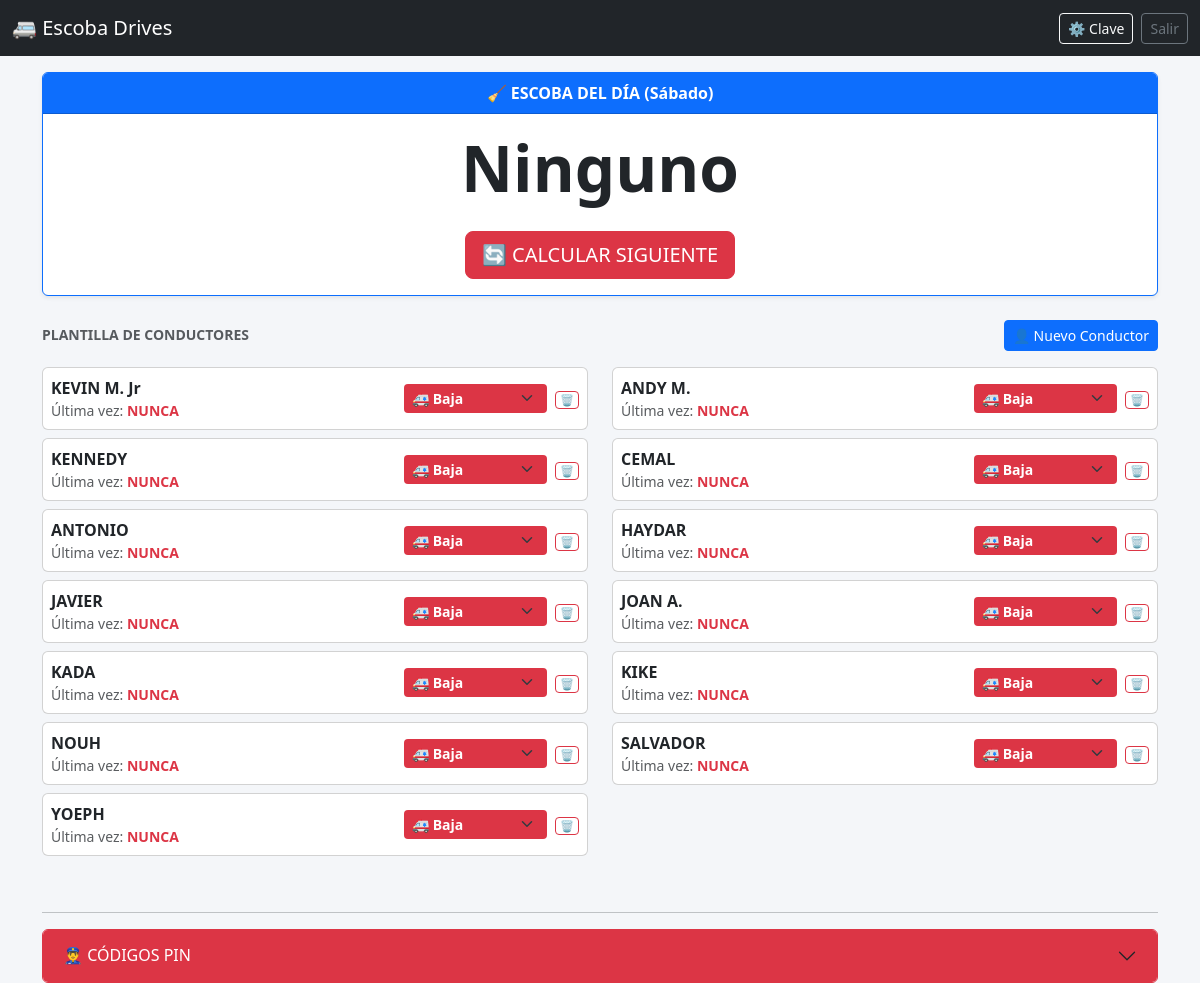
The page /dashboard (signed in) on the database its author committed.
### app.py (models this page shows)
class GlobalSettings(db.Model):
    id = db.Column(db.Integer, primary_key=True)
    current_escoba_name = db.Column(db.String(100), default='Ninguno')
    current_escoba2_name = db.Column(db.String(100), default=None)
    last_rotation_date = db.Column(db.DateTime, default=datetime.now)

class User(UserMixin, db.Model):
    id = db.Column(db.Integer, primary_key=True)
    name = db.Column(db.String(100), unique=True, nullable=False)
    email = db.Column(db.String(100), unique=True, nullable=True)
    password_hash = db.Column(db.String(200), nullable=True)
    role = db.Column(db.String(20), default='Conductor')
    fixed_days_off = db.Column(db.String(100), default='')
    current_status = db.Column(db.String(50), default='Baja Laboral')
    last_escoba_date = db.Column(db.DateTime, nullable=True)
    is_registered = db.Column(db.Boolean, default=False)
    signup_pin = db.Column(db.String(10), nullable=True)

### app.py (the view)
@app.route('/dashboard')
@login_required
def dashboard():
    settings = GlobalSettings.query.first()
    drivers = User.query.filter_by(role='Conductor').all()
    drivers.sort(key=lambda x: x.current_status != 'Activo')
    dias_map = {0: 'Lunes', 1: 'Martes', 2: 'Miércoles', 3: 'Jueves', 4: 'Viernes', 5: 'Sábado', 6: 'Domingo'}
    return render_template('dashboard.html', user=current_user, drivers=drivers,
                           escoba1=settings.current_escoba_name, escoba2=settings.current_escoba2_name,
                           hoy_dia=dias_map[datetime.now().weekday()])

### app.py (called while the page is built)
@app.context_processor
def inject_global_vars():
    SUPERVISORES_CONTACTO = [
        {'nombre': 'ANA',   'telefono': '34657042721'},
        {'nombre': 'RAMON', 'telefono': '34617468557'},
        {'nombre': 'JIMMY', 'telefono': '34665036569'}
    ]
    return dict(VERSION=VERSION_APP, SUPERVISORES_CONTACTO=SUPERVISORES_CONTACTO)

@login_manager.user_loader
def load_user(user_id): return User.query.get(int(user_id))

### templates/dashboard.html (shortened to what this page needs)
{% extends 'base.html' %}
{% block content %}
<div class='card text-center mb-4 shadow-sm border-primary'>
    <div class='card-header bg-primary text-white fw-bold'>🧹 ESCOBA DEL DÍA ({{ hoy_dia }})</div>
    <div class='card-body'>
        <h1 class='display-3 fw-bold text-dark'>{{ escoba1 }}</h1>
        {% if user.role == 'Supervisor' %}
            <div class='mt-4 d-flex justify-content-center gap-2'>
                <form action='/admin/next_turn' method='POST'><button type='submit' class='btn btn-danger btn-lg' onclick="return confirm('¿Rotar turno?')">🔄 CALCULAR SIGUIENTE</button></form>
            </div>
        {% endif %}
    </div>
</div>
{% if user.role == 'Supervisor' %}
<div class='d-flex justify-content-between align-items-center mb-3'>
    <h6 class='text-muted text-uppercase small fw-bold mb-0'>Plantilla de Conductores</h6>
    <button class='btn btn-sm btn-primary' data-bs-toggle='modal' data-bs-target='#modalAddDriver'>👤 Nuevo Conductor</button>
</div>
{% else %}<h6 class='text-muted text-uppercase small fw-bold mb-3'>Cola de Rotación (Antigüedad)</h6>{% endif %}
<div class='row'>
    {% for d in drivers %}
    <div class='col-12 col-md-6 mb-2'>
        <div class='card h-100 {% if d.name == escoba1 or d.name == escoba2 %}border-success bg-light{% endif %}'>
            <div class='card-body p-2 d-flex justify-content-between align-items-center'>
                <div>
                    <div class='fw-bold'>{{ d.name }}</div>
                    <div class='small text-muted'>Última vez: {% if d.last_escoba_date %}<span class='text-dark fw-bold'>{{ d.last_escoba_date.strftime('%d/%m') }}</span>{% else %}<span class='text-danger fw-bold'>NUNCA</span>{% endif %}</div>
                </div>
                <div class='text-end d-flex align-items-center gap-2'>
                    {% if user.role == 'Supervisor' %}
                        <form action='/admin/force_status_change/{{ d.id }}' method='POST'>
                            <select name='status' class='form-select form-select-sm fw-bold border-0 {% if d.current_status == 'Activo' %}bg-success text-white{% elif d.current_status == 'Baja Laboral' %}bg-danger text-white{% else %}bg-warning text-dark{% endif %}' onchange='this.form.submit()' style='width: auto; cursor: pointer;'>
                                <option value='Baja Laboral' {% if d.current_status == 'Baja Laboral' %}selected{% endif %}>🚑 Baja</option>
                            </select>
                        </form>
                    {% else %}
                        <span class='badge {% if d.current_status == 'Activo' %}bg-success{% else %}bg-secondary{% endif %}'>{{ d.current_status }}</span>
                    {% endif %}
                    {% if user.role == 'Supervisor' %}
                    <form action='/admin/delete_driver/{{ d.id }}' method='POST'>
                        <button type='submit' class='btn btn-outline-danger btn-sm py-0 px-1' style='font-size: 0.7rem;' onclick="return confirm('¿Eliminar a {{ d.name }}?')">🗑️</button>
                    </form>
                    {% endif %}
                </div>
            </div>
        </div>
    </div>
    {% endfor %}
</div>
{% if user.role == 'Supervisor' %}
<hr class='mt-5'><div class='accordion' id='accordionPin'><div class='accordion-item border-danger'><h2 class='accordion-header'><button class='accordion-button collapsed bg-danger text-white' type='button' data-bs-toggle='collapse' data-bs-target='#collapsePin'>👮‍♂️ CÓDIGOS PIN</button></h2></div></div>{% endif %}
{% endblock %}

### templates/base.html (shortened to what this page needs)
<!DOCTYPE html><html lang="es"><head><link href="https://cdn.jsdelivr.net/npm/bootstrap@5.3.0/dist/css/bootstrap.min.css" rel="stylesheet"></head><body><nav class="navbar navbar-dark bg-dark mb-3"><div class="container-fluid"><a class="navbar-brand" href="/">🚐 Escoba Drives</a>{% if current_user.is_authenticated %}<div class="d-flex align-items-center"><button class="btn btn-sm btn-outline-light me-2" data-bs-toggle="modal" data-bs-target="#modalProfile">⚙️ Clave</button><a href="/logout" class="btn btn-sm btn-outline-secondary">Salir</a></div>{% endif %}</div></nav><div class="container">{% block content %}{% endblock %}</div></body></html>

### templates/base.html (style rules this page uses)
body { background-color: #f4f6f9; }

### rows shown on the page
GlobalSettings: current_escoba_name "Ninguno"
User: name "KEVIN M. Jr", shows "NUNCA", status "🚑 Baja"
User: name "ANDY M.", shows "NUNCA", status "🚑 Baja"
User: name "KENNEDY", shows "NUNCA", status "🚑 Baja"
User: name "CEMAL", shows "NUNCA", status "🚑 Baja"
User: name "ANTONIO", shows "NUNCA", status "🚑 Baja"
User: name "HAYDAR", shows "NUNCA", status "🚑 Baja"
User: name "JAVIER", shows "NUNCA", status "🚑 Baja"
User: name "JOAN A.", shows "NUNCA", status "🚑 Baja"
User: name "KADA", shows "NUNCA", status "🚑 Baja"
User: name "KIKE", shows "NUNCA", status "🚑 Baja"
User: name "NOUH", shows "NUNCA", status "🚑 Baja"
User: name "SALVADOR", shows "NUNCA", status "🚑 Baja"
User: name "YOEPH", shows "NUNCA", status "🚑 Baja"

### other values the page prints
{{ hoy_dia }} "Sábado"
